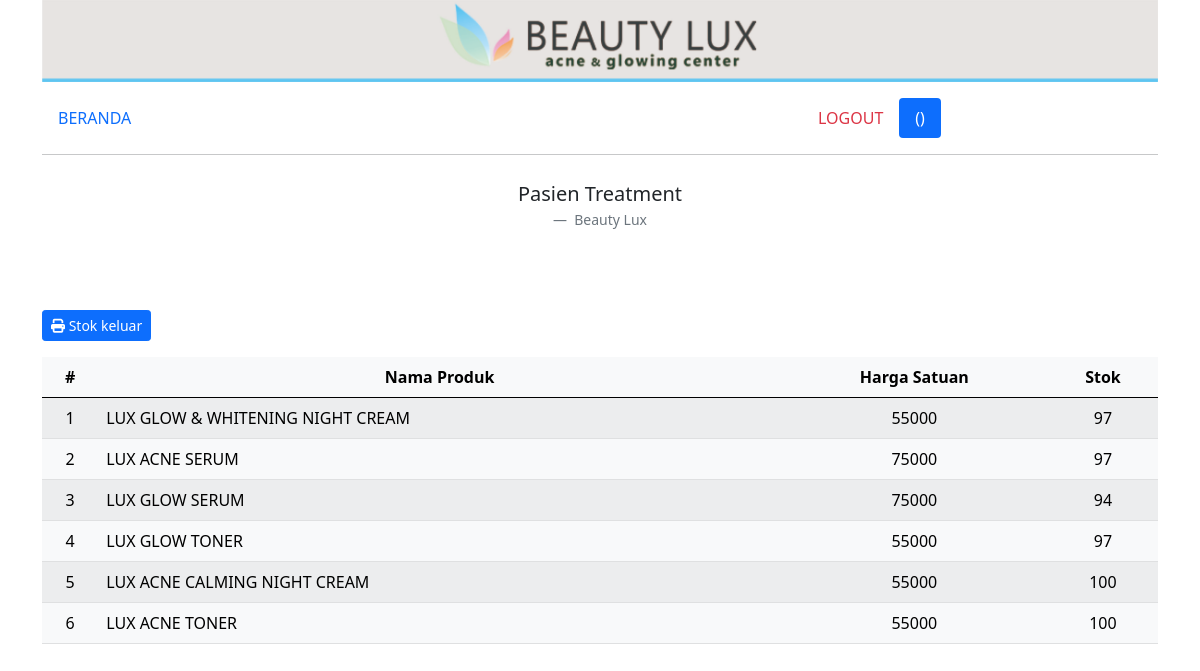
Page /produk.php on the earlier database version.
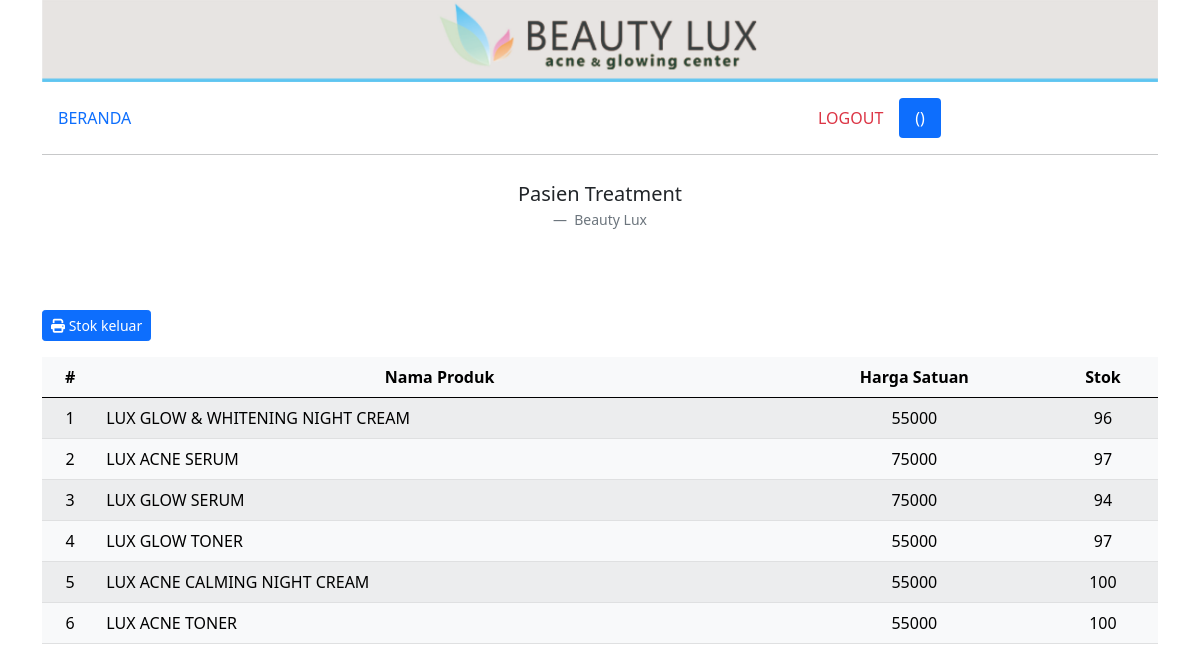
Same page on the later database version.
### tables this page shows
CREATE TABLE `produk` (
  `id_produk` int(100) NOT NULL AUTO_INCREMENT,
  `id_produk_kategori` int(3) NOT NULL,
  `nama_produk` varchar(50) NOT NULL,
  `harga` int(10) NOT NULL,
  `stok` int(5) NOT NULL,
  PRIMARY KEY (`id_produk`),
  KEY `id_produk` (`id_produk`),
  KEY `id_produk_kategori` (`id_produk_kategori`),
  CONSTRAINT `produk_ibfk_1` FOREIGN KEY (`id_produk_kategori`) REFERENCES `produk_kategori` (`id_produk_kategori`)
);

### produk.php (the view, shortened to what this page needs)
<?php include('templates/header.php'); ?>
<div class="container">
    <div class="row">
        <div class="col-md-12">
            <img src="img/header.jpg" class="img-fluid" alt="...">
        </div>
    </div>
    <div class="row mt-3 mb-2">
        <div class="col">
            <?php include('menu.php'); ?>
        </div>
    </div>
    <div class="row">
        <figure class="text-center">
            <blockquote class="blockquote">
                <p>Pasien Treatment</p>
            </blockquote>
            <figcaption class="blockquote-footer">
                Beauty Lux
            </figcaption>
        </figure>
    </div>
    <div class="row mt-5">
        <div class="col-md-12">
            <a href="#" class="btn btn-primary btn-sm mb-3"><i class="fa-solid fa-print"></i> Stok keluar</a>
            <table class="table table-hover table-light table-striped">
                <thead>
                    <tr>
                        <th class="text-center" scope="col">#</th>
                        <th class="text-center" scope="col">Nama Produk</th>
                        <th class="text-center" scope="col">Harga Satuan</th>
                        <th class="text-center" scope="col">Stok</th>
                    </tr>
                </thead>
                <tbody>
                    <?php
                    $no = 1;
                    include 'templates/koneksi.php';
                    $query = mysqli_query($koneksi, "
                    SELECT * FROM produk
                    ");
                    while ($d = mysqli_fetch_array($query)) {
                    ?>
                        <tr>
                            <td class="text-center" scope="row"><?= $no++; ?></td>
                            <td class="text-left" scope="row"><?= $d['nama_produk']; ?></td>
                            <td class="text-center" scope="row"><?= $d['harga']; ?></td>
                            <td class="text-center" scope="row">
                                <?php
                                echo $d['stok'];
                                ?>
                            </td>
                            </ </tr>
                        <?php } ?>
            </table>
        </div>
    </div>
</div>
<?php include('templates/footer.php'); ?>

Differences in the rows shown:
changed produk "LUX GLOW & WHITENING NIGHT CREAM": stok "97" → "96"
